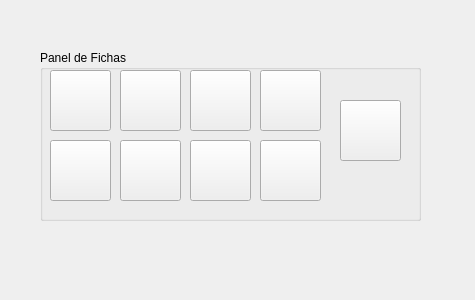
<?xml version="1.0" encoding="UTF-8"?>
<ui version="4.0">
 <class>vtnfichas</class>
 <widget class="QWidget" name="vtnfichas">
  <property name="geometry">
   <rect>
    <x>0</x>
    <y>0</y>
    <width>475</width>
    <height>300</height>
   </rect>
  </property>
  <property name="windowTitle">
   <string>Form</string>
  </property>
  <widget class="QGroupBox" name="groupBox">
   <property name="geometry">
    <rect>
     <x>40</x>
     <y>50</y>
     <width>381</width>
     <height>171</height>
    </rect>
   </property>
   <property name="title">
    <string>Panel de Fichas</string>
   </property>
   <widget class="QPushButton" name="pbf1">
    <property name="geometry">
     <rect>
      <x>10</x>
      <y>20</y>
      <width>61</width>
      <height>61</height>
     </rect>
    </property>
    <property name="acceptDrops">
     <bool>false</bool>
    </property>
    <property name="autoFillBackground">
     <bool>false</bool>
    </property>
    <property name="text">
     <string/>
    </property>
    <property name="icon">
     <iconset resource="img.qrc">
      <normaloff>:/img/48/1.png</normaloff>:/img/48/1.png</iconset>
    </property>
    <property name="iconSize">
     <size>
      <width>48</width>
      <height>48</height>
     </size>
    </property>
   </widget>
   <widget class="QPushButton" name="pbf2">
    <property name="geometry">
     <rect>
      <x>80</x>
      <y>20</y>
      <width>61</width>
      <height>61</height>
     </rect>
    </property>
    <property name="acceptDrops">
     <bool>false</bool>
    </property>
    <property name="autoFillBackground">
     <bool>false</bool>
    </property>
    <property name="text">
     <string/>
    </property>
    <property name="icon">
     <iconset resource="img.qrc">
      <normaloff>:/img/48/2.png</normaloff>:/img/48/2.png</iconset>
    </property>
    <property name="iconSize">
     <size>
      <width>48</width>
      <height>48</height>
     </size>
    </property>
   </widget>
   <widget class="QPushButton" name="pbf3">
    <property name="geometry">
     <rect>
      <x>150</x>
      <y>20</y>
      <width>61</width>
      <height>61</height>
     </rect>
    </property>
    <property name="acceptDrops">
     <bool>false</bool>
    </property>
    <property name="autoFillBackground">
     <bool>false</bool>
    </property>
    <property name="text">
     <string/>
    </property>
    <property name="icon">
     <iconset resource="img.qrc">
      <normaloff>:/img/48/3.png</normaloff>:/img/48/3.png</iconset>
    </property>
    <property name="iconSize">
     <size>
      <width>48</width>
      <height>48</height>
     </size>
    </property>
   </widget>
   <widget class="QPushButton" name="pbf4">
    <property name="geometry">
     <rect>
      <x>220</x>
      <y>20</y>
      <width>61</width>
      <height>61</height>
     </rect>
    </property>
    <property name="acceptDrops">
     <bool>false</bool>
    </property>
    <property name="autoFillBackground">
     <bool>false</bool>
    </property>
    <property name="text">
     <string/>
    </property>
    <property name="icon">
     <iconset resource="img.qrc">
      <normaloff>:/img/48/4.png</normaloff>:/img/48/4.png</iconset>
    </property>
    <property name="iconSize">
     <size>
      <width>48</width>
      <height>48</height>
     </size>
    </property>
   </widget>
   <widget class="QPushButton" name="pbf6">
    <property name="geometry">
     <rect>
      <x>10</x>
      <y>90</y>
      <width>61</width>
      <height>61</height>
     </rect>
    </property>
    <property name="acceptDrops">
     <bool>false</bool>
    </property>
    <property name="autoFillBackground">
     <bool>false</bool>
    </property>
    <property name="text">
     <string/>
    </property>
    <property name="icon">
     <iconset resource="img.qrc">
      <normaloff>:/img/48/6.png</normaloff>:/img/48/6.png</iconset>
    </property>
    <property name="iconSize">
     <size>
      <width>48</width>
      <height>48</height>
     </size>
    </property>
   </widget>
   <widget class="QPushButton" name="pbf7">
    <property name="geometry">
     <rect>
      <x>80</x>
      <y>90</y>
      <width>61</width>
      <height>61</height>
     </rect>
    </property>
    <property name="acceptDrops">
     <bool>false</bool>
    </property>
    <property name="autoFillBackground">
     <bool>false</bool>
    </property>
    <property name="text">
     <string/>
    </property>
    <property name="icon">
     <iconset resource="img.qrc">
      <normaloff>:/img/48/7.png</normaloff>:/img/48/7.png</iconset>
    </property>
    <property name="iconSize">
     <size>
      <width>48</width>
      <height>48</height>
     </size>
    </property>
   </widget>
   <widget class="QPushButton" name="pbf8">
    <property name="geometry">
     <rect>
      <x>150</x>
      <y>90</y>
      <width>61</width>
      <height>61</height>
     </rect>
    </property>
    <property name="acceptDrops">
     <bool>false</bool>
    </property>
    <property name="autoFillBackground">
     <bool>false</bool>
    </property>
    <property name="text">
     <string/>
    </property>
    <property name="icon">
     <iconset resource="img.qrc">
      <normaloff>:/img/48/8.png</normaloff>:/img/48/8.png</iconset>
    </property>
    <property name="iconSize">
     <size>
      <width>48</width>
      <height>48</height>
     </size>
    </property>
   </widget>
   <widget class="QPushButton" name="pbf9">
    <property name="geometry">
     <rect>
      <x>220</x>
      <y>90</y>
      <width>61</width>
      <height>61</height>
     </rect>
    </property>
    <property name="acceptDrops">
     <bool>false</bool>
    </property>
    <property name="autoFillBackground">
     <bool>false</bool>
    </property>
    <property name="text">
     <string/>
    </property>
    <property name="icon">
     <iconset resource="img.qrc">
      <normaloff>:/img/48/9.png</normaloff>:/img/48/9.png</iconset>
    </property>
    <property name="iconSize">
     <size>
      <width>48</width>
      <height>48</height>
     </size>
    </property>
   </widget>
   <widget class="QPushButton" name="pbf5">
    <property name="geometry">
     <rect>
      <x>300</x>
      <y>50</y>
      <width>61</width>
      <height>61</height>
     </rect>
    </property>
    <property name="acceptDrops">
     <bool>false</bool>
    </property>
    <property name="autoFillBackground">
     <bool>false</bool>
    </property>
    <property name="text">
     <string/>
    </property>
    <property name="icon">
     <iconset resource="img.qrc">
      <normaloff>:/img/48/5.png</normaloff>:/img/48/5.png</iconset>
    </property>
    <property name="iconSize">
     <size>
      <width>48</width>
      <height>48</height>
     </size>
    </property>
   </widget>
  </widget>
 </widget>
 <resources>
  <include location="img.qrc"/>
 </resources>
 <connections/>
</ui>
